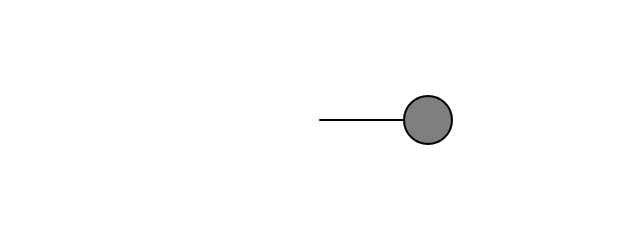
Frame 1 (no input)
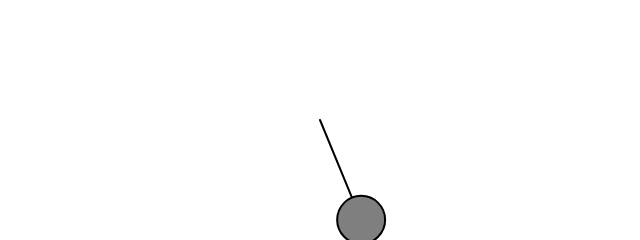
Frame 60 (no input)
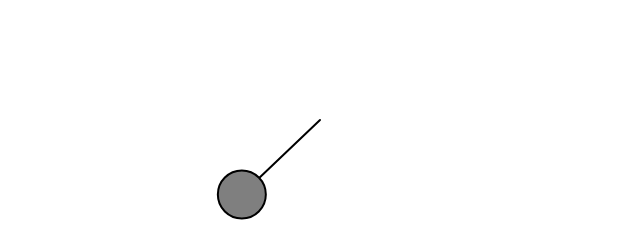
Frame 120 (the mouse pressed at the canvas centre since frame 60)

The p5.js sketch that drew these frames (run headless with seeded random() and noise() and a simulated clock; from frame 60 on, the mouse is pressed at the canvas centre):

// p5.js sketch
// ── sketch.js
let r;
let theta;

function setup() {
  createCanvas(640, 240);
  
  r = 0.45 * height;
  theta = 0;
}

function draw() {
  background(255);
  
  translate(width/2, height/2);
  
  let x = r * cos(theta);
  let y = r * sin(theta);
  
  fill(127);
  stroke(0);
  strokeWeight(2);
  line(0,0,x,y);
  circle(x,y,48)
  
  theta += 0.02
}
